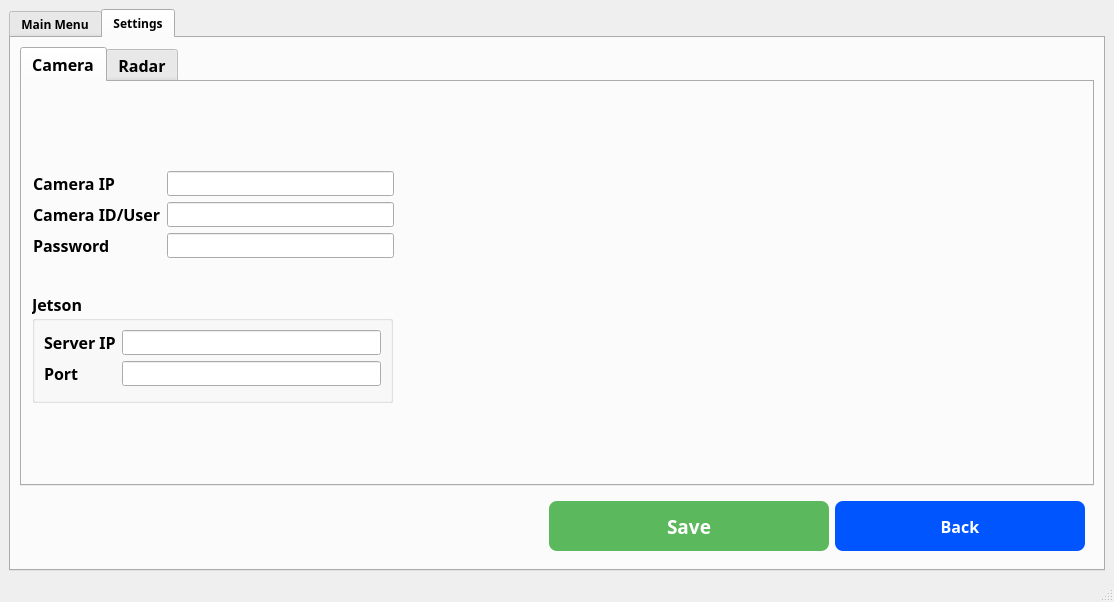
<?xml version="1.0" encoding="UTF-8"?>
<ui version="4.0">
 <class>MainWindow</class>
 <widget class="QMainWindow" name="MainWindow">
  <property name="geometry">
   <rect>
    <x>0</x>
    <y>0</y>
    <width>1114</width>
    <height>602</height>
   </rect>
  </property>
  <property name="sizePolicy">
   <sizepolicy hsizetype="Fixed" vsizetype="Fixed">
    <horstretch>0</horstretch>
    <verstretch>0</verstretch>
   </sizepolicy>
  </property>
  <property name="windowTitle">
   <string>RailwayMMI</string>
  </property>
  <widget class="QWidget" name="centralwidget">
   <property name="font">
    <font>
     <family>Nirmala UI Semilight</family>
    </font>
   </property>
   <layout class="QVBoxLayout" name="verticalLayout">
    <item>
     <widget class="QTabWidget" name="tabWidget">
      <property name="font">
       <font>
        <family>Nirmala UI Semilight</family>
        <bold>true</bold>
       </font>
      </property>
      <property name="styleSheet">
       <string notr="true">        QTabWidget::tab-bar {
            alignment: center;
        }</string>
      </property>
      <property name="currentIndex">
       <number>1</number>
      </property>
      <widget class="QWidget" name="MainMenu">
       <property name="font">
        <font>
         <family>Nirmala UI Semilight</family>
        </font>
       </property>
       <attribute name="title">
        <string>Main Menu</string>
       </attribute>
       <layout class="QVBoxLayout" name="verticalLayout_4">
        <item>
         <widget class="QLabel" name="MainLabel">
          <property name="sizePolicy">
           <sizepolicy hsizetype="Preferred" vsizetype="Fixed">
            <horstretch>0</horstretch>
            <verstretch>0</verstretch>
           </sizepolicy>
          </property>
          <property name="font">
           <font>
            <family>Nirmala UI Semilight</family>
            <pointsize>72</pointsize>
           </font>
          </property>
          <property name="text">
           <string>SAFERAIL</string>
          </property>
          <property name="alignment">
           <set>Qt::AlignmentFlag::AlignCenter</set>
          </property>
         </widget>
        </item>
        <item alignment="Qt::AlignmentFlag::AlignHCenter|Qt::AlignmentFlag::AlignVCenter">
         <widget class="QWidget" name="MainBtnBox" native="true">
          <property name="sizePolicy">
           <sizepolicy hsizetype="Expanding" vsizetype="Preferred">
            <horstretch>0</horstretch>
            <verstretch>0</verstretch>
           </sizepolicy>
          </property>
          <property name="minimumSize">
           <size>
            <width>1000</width>
            <height>250</height>
           </size>
          </property>
          <property name="maximumSize">
           <size>
            <width>1000</width>
            <height>1000</height>
           </size>
          </property>
          <layout class="QVBoxLayout" name="verticalLayout_3">
           <item alignment="Qt::AlignmentFlag::AlignHCenter">
            <widget class="QPushButton" name="BtnConnect">
             <property name="sizePolicy">
              <sizepolicy hsizetype="Fixed" vsizetype="Fixed">
               <horstretch>0</horstretch>
               <verstretch>0</verstretch>
              </sizepolicy>
             </property>
             <property name="minimumSize">
              <size>
               <width>280</width>
               <height>90</height>
              </size>
             </property>
             <property name="maximumSize">
              <size>
               <width>280</width>
               <height>90</height>
              </size>
             </property>
             <property name="font">
              <font>
               <family>Nirmala UI Semilight</family>
               <pointsize>16</pointsize>
               <bold>true</bold>
               <strikeout>false</strikeout>
              </font>
             </property>
             <property name="layoutDirection">
              <enum>Qt::LayoutDirection::LeftToRight</enum>
             </property>
             <property name="autoFillBackground">
              <bool>false</bool>
             </property>
             <property name="styleSheet">
              <string notr="true">     QPushButton {
         background-color: #5cb85c;
         color: white;
         font-weight: bold;
         border-radius: 8px;
     }
     QPushButton:hover {
         color: black;
     }</string>
             </property>
             <property name="text">
              <string>Connect</string>
             </property>
             <property name="icon">
              <iconset resource="Resources.qrc">
               <normaloff>:/Icons/connection.png</normaloff>:/Icons/connection.png</iconset>
             </property>
             <property name="iconSize">
              <size>
               <width>25</width>
               <height>25</height>
              </size>
             </property>
            </widget>
           </item>
           <item alignment="Qt::AlignmentFlag::AlignHCenter">
            <widget class="QPushButton" name="BtnDevmode">
             <property name="sizePolicy">
              <sizepolicy hsizetype="Fixed" vsizetype="Fixed">
               <horstretch>0</horstretch>
               <verstretch>0</verstretch>
              </sizepolicy>
             </property>
             <property name="minimumSize">
              <size>
               <width>280</width>
               <height>90</height>
              </size>
             </property>
             <property name="maximumSize">
              <size>
               <width>280</width>
               <height>90</height>
              </size>
             </property>
             <property name="font">
              <font>
               <family>Nirmala UI Semilight</family>
               <pointsize>16</pointsize>
               <bold>true</bold>
               <strikeout>false</strikeout>
              </font>
             </property>
             <property name="layoutDirection">
              <enum>Qt::LayoutDirection::LeftToRight</enum>
             </property>
             <property name="autoFillBackground">
              <bool>false</bool>
             </property>
             <property name="styleSheet">
              <string notr="true">     QPushButton {
         background-color: #6F42C1;
         color: white;
         font-weight: bold;
         border-radius: 8px;
     }
     QPushButton:hover {
         color: black;
     }</string>
             </property>
             <property name="text">
              <string>Dev Mode</string>
             </property>
             <property name="icon">
              <iconset resource="Resources.qrc">
               <normaloff>:/Icons/dev.png</normaloff>:/Icons/dev.png</iconset>
             </property>
             <property name="iconSize">
              <size>
               <width>25</width>
               <height>25</height>
              </size>
             </property>
             <property name="checkable">
              <bool>false</bool>
             </property>
             <property name="autoRepeat">
              <bool>false</bool>
             </property>
            </widget>
           </item>
           <item alignment="Qt::AlignmentFlag::AlignHCenter">
            <widget class="QPushButton" name="BtnSettings">
             <property name="sizePolicy">
              <sizepolicy hsizetype="Fixed" vsizetype="Fixed">
               <horstretch>0</horstretch>
               <verstretch>0</verstretch>
              </sizepolicy>
             </property>
             <property name="minimumSize">
              <size>
               <width>250</width>
               <height>80</height>
              </size>
             </property>
             <property name="maximumSize">
              <size>
               <width>250</width>
               <height>80</height>
              </size>
             </property>
             <property name="font">
              <font>
               <family>Nirmala UI Semilight</family>
               <pointsize>14</pointsize>
               <bold>true</bold>
              </font>
             </property>
             <property name="styleSheet">
              <string notr="true">     QPushButton {
         background-color: #0055ff;
         color: white;
         font-weight: bold;
         border-radius: 8px;
     }
     QPushButton:hover {
         color: black;
     }</string>
             </property>
             <property name="text">
              <string>Settings</string>
             </property>
             <property name="icon">
              <iconset resource="Resources.qrc">
               <normaloff>:/Icons/gear.png</normaloff>:/Icons/gear.png</iconset>
             </property>
             <property name="iconSize">
              <size>
               <width>25</width>
               <height>25</height>
              </size>
             </property>
            </widget>
           </item>
          </layout>
         </widget>
        </item>
       </layout>
      </widget>
      <widget class="QWidget" name="SettingTab">
       <property name="font">
        <font>
         <family>Nirmala UI Semilight</family>
        </font>
       </property>
       <property name="styleSheet">
        <string notr="true">        QTabWidget::tab-bar {
            alignment: left;
        }</string>
       </property>
       <attribute name="title">
        <string>Settings</string>
       </attribute>
       <layout class="QVBoxLayout" name="verticalLayout_2">
        <item>
         <widget class="QTabWidget" name="SettingsTabWidget">
          <property name="sizePolicy">
           <sizepolicy hsizetype="Expanding" vsizetype="Expanding">
            <horstretch>0</horstretch>
            <verstretch>100</verstretch>
           </sizepolicy>
          </property>
          <property name="maximumSize">
           <size>
            <width>16777215</width>
            <height>16777215</height>
           </size>
          </property>
          <property name="font">
           <font>
            <family>Nirmala UI Semilight</family>
            <pointsize>12</pointsize>
           </font>
          </property>
          <property name="focusPolicy">
           <enum>Qt::FocusPolicy::WheelFocus</enum>
          </property>
          <property name="currentIndex">
           <number>0</number>
          </property>
          <widget class="QWidget" name="CameraSetting">
           <property name="sizePolicy">
            <sizepolicy hsizetype="Preferred" vsizetype="Preferred">
             <horstretch>0</horstretch>
             <verstretch>0</verstretch>
            </sizepolicy>
           </property>
           <property name="maximumSize">
            <size>
             <width>16777215</width>
             <height>16777215</height>
            </size>
           </property>
           <attribute name="title">
            <string>Camera</string>
           </attribute>
           <widget class="QWidget" name="layoutWidget">
            <property name="geometry">
             <rect>
              <x>11</x>
              <y>89</y>
              <width>361</width>
              <height>111</height>
             </rect>
            </property>
            <layout class="QFormLayout" name="formLayout">
             <item row="0" column="0">
              <widget class="QLabel" name="CIpLabel">
               <property name="font">
                <font>
                 <family>Nirmala UI Semilight</family>
                </font>
               </property>
               <property name="text">
                <string>Camera IP</string>
               </property>
              </widget>
             </item>
             <item row="0" column="1">
              <widget class="QLineEdit" name="CameraIp">
               <property name="maximumSize">
                <size>
                 <width>16777215</width>
                 <height>16777215</height>
                </size>
               </property>
               <property name="font">
                <font>
                 <family>Nirmala UI Semilight</family>
                </font>
               </property>
               <property name="focusPolicy">
                <enum>Qt::FocusPolicy::StrongFocus</enum>
               </property>
               <property name="styleSheet">
                <string notr="true">QLineEdit:hover {
    border: 2px solid;
}</string>
               </property>
              </widget>
             </item>
             <item row="1" column="0">
              <widget class="QLabel" name="CIdLabel">
               <property name="font">
                <font>
                 <family>Nirmala UI Semilight</family>
                </font>
               </property>
               <property name="text">
                <string>Camera ID/User</string>
               </property>
              </widget>
             </item>
             <item row="1" column="1">
              <widget class="QLineEdit" name="CameraId">
               <property name="maximumSize">
                <size>
                 <width>16777215</width>
                 <height>16777215</height>
                </size>
               </property>
               <property name="font">
                <font>
                 <family>Nirmala UI Semilight</family>
                </font>
               </property>
               <property name="focusPolicy">
                <enum>Qt::FocusPolicy::StrongFocus</enum>
               </property>
               <property name="styleSheet">
                <string notr="true">QLineEdit:hover {
    border: 2px solid;
}</string>
               </property>
              </widget>
             </item>
             <item row="2" column="0">
              <widget class="QLabel" name="CPassLabel">
               <property name="font">
                <font>
                 <family>Nirmala UI Semilight</family>
                </font>
               </property>
               <property name="text">
                <string>Password</string>
               </property>
              </widget>
             </item>
             <item row="2" column="1">
              <widget class="QLineEdit" name="CameraPass">
               <property name="maximumSize">
                <size>
                 <width>16777215</width>
                 <height>16777215</height>
                </size>
               </property>
               <property name="font">
                <font>
                 <family>Nirmala UI Semilight</family>
                </font>
               </property>
               <property name="focusPolicy">
                <enum>Qt::FocusPolicy::StrongFocus</enum>
               </property>
               <property name="styleSheet">
                <string notr="true">QLineEdit:hover {
    border: 2px solid;
}</string>
               </property>
               <property name="echoMode">
                <enum>QLineEdit::EchoMode::Normal</enum>
               </property>
              </widget>
             </item>
            </layout>
           </widget>
           <widget class="QGroupBox" name="groupBox">
            <property name="geometry">
             <rect>
              <x>10</x>
              <y>210</y>
              <width>361</width>
              <height>111</height>
             </rect>
            </property>
            <property name="title">
             <string>Jetson</string>
            </property>
            <layout class="QFormLayout" name="formLayout_2">
             <item row="0" column="0">
              <widget class="QLabel" name="JSIpLabel">
               <property name="font">
                <font>
                 <family>Nirmala UI Semilight</family>
                </font>
               </property>
               <property name="text">
                <string>Server IP</string>
               </property>
              </widget>
             </item>
             <item row="0" column="1">
              <widget class="QLineEdit" name="JetsonIp">
               <property name="sizePolicy">
                <sizepolicy hsizetype="Expanding" vsizetype="Fixed">
                 <horstretch>0</horstretch>
                 <verstretch>0</verstretch>
                </sizepolicy>
               </property>
               <property name="maximumSize">
                <size>
                 <width>16777215</width>
                 <height>16777215</height>
                </size>
               </property>
               <property name="font">
                <font>
                 <family>Nirmala UI Semilight</family>
                </font>
               </property>
               <property name="focusPolicy">
                <enum>Qt::FocusPolicy::StrongFocus</enum>
               </property>
               <property name="styleSheet">
                <string notr="true">QLineEdit:hover {
    border: 2px solid;
}</string>
               </property>
              </widget>
             </item>
             <item row="1" column="0">
              <widget class="QLabel" name="JSPortLabel">
               <property name="font">
                <font>
                 <family>Nirmala UI Semilight</family>
                </font>
               </property>
               <property name="text">
                <string>Port</string>
               </property>
              </widget>
             </item>
             <item row="1" column="1">
              <widget class="QLineEdit" name="JetsonPort">
               <property name="maximumSize">
                <size>
                 <width>16777215</width>
                 <height>16777215</height>
                </size>
               </property>
               <property name="font">
                <font>
                 <family>Nirmala UI Semilight</family>
                </font>
               </property>
               <property name="focusPolicy">
                <enum>Qt::FocusPolicy::StrongFocus</enum>
               </property>
               <property name="styleSheet">
                <string notr="true">QLineEdit:hover {
    border: 2px solid;
}</string>
               </property>
               <property name="inputMask">
                <string/>
               </property>
               <property name="maxLength">
                <number>32767</number>
               </property>
              </widget>
             </item>
            </layout>
           </widget>
          </widget>
          <widget class="QWidget" name="RadarSetting">
           <attribute name="title">
            <string>Radar</string>
           </attribute>
           <widget class="QLabel" name="VelocityLabel">
            <property name="geometry">
             <rect>
              <x>60</x>
              <y>260</y>
              <width>91</width>
              <height>31</height>
             </rect>
            </property>
            <property name="font">
             <font>
              <family>Nirmala UI Semilight</family>
             </font>
            </property>
            <property name="text">
             <string>Velocity, m/s</string>
            </property>
           </widget>
           <widget class="QLabel" name="AngleLabel">
            <property name="geometry">
             <rect>
              <x>60</x>
              <y>300</y>
              <width>91</width>
              <height>31</height>
             </rect>
            </property>
            <property name="font">
             <font>
              <family>Nirmala UI Semilight</family>
             </font>
            </property>
            <property name="text">
             <string>Angle, deg</string>
            </property>
           </widget>
           <widget class="QDoubleSpinBox" name="AngleDS">
            <property name="geometry">
             <rect>
              <x>150</x>
              <y>300</y>
              <width>81</width>
              <height>29</height>
             </rect>
            </property>
            <property name="maximum">
             <double>9999.989999999999782</double>
            </property>
           </widget>
           <widget class="QComboBox" name="ProfileCBox">
            <property name="geometry">
             <rect>
              <x>70</x>
              <y>10</y>
              <width>101</width>
              <height>28</height>
             </rect>
            </property>
            <item>
             <property name="text">
              <string>Profile 1</string>
             </property>
            </item>
            <item>
             <property name="text">
              <string>Profile 2</string>
             </property>
            </item>
           </widget>
           <widget class="QLabel" name="ProfileLabel">
            <property name="geometry">
             <rect>
              <x>10</x>
              <y>10</y>
              <width>63</width>
              <height>31</height>
             </rect>
            </property>
            <property name="font">
             <font>
              <family>Nirmala UI Semilight</family>
             </font>
            </property>
            <property name="text">
             <string>Profiles:</string>
            </property>
           </widget>
           <widget class="QGroupBox" name="RangeGBox">
            <property name="geometry">
             <rect>
              <x>30</x>
              <y>50</y>
              <width>271</width>
              <height>191</height>
             </rect>
            </property>
            <property name="title">
             <string>Range, m</string>
            </property>
            <widget class="QLabel" name="MiniLabel">
             <property name="geometry">
              <rect>
               <x>30</x>
               <y>30</y>
               <width>71</width>
               <height>31</height>
              </rect>
             </property>
             <property name="font">
              <font>
               <family>Nirmala UI Semilight</family>
              </font>
             </property>
             <property name="text">
              <string>Minimum</string>
             </property>
            </widget>
            <widget class="QLabel" name="UnamLabel">
             <property name="geometry">
              <rect>
               <x>30</x>
               <y>80</y>
               <width>101</width>
               <height>31</height>
              </rect>
             </property>
             <property name="font">
              <font>
               <family>Nirmala UI Semilight</family>
              </font>
             </property>
             <property name="text">
              <string>Unambiguous</string>
             </property>
            </widget>
            <widget class="QDoubleSpinBox" name="MiniRangeDS">
             <property name="geometry">
              <rect>
               <x>140</x>
               <y>30</y>
               <width>81</width>
               <height>29</height>
              </rect>
             </property>
             <property name="maximum">
              <double>9999.989999999999782</double>
             </property>
            </widget>
            <widget class="QDoubleSpinBox" name="UnamRangeDS">
             <property name="geometry">
              <rect>
               <x>140</x>
               <y>80</y>
               <width>81</width>
               <height>29</height>
              </rect>
             </property>
             <property name="buttonSymbols">
              <enum>QAbstractSpinBox::ButtonSymbols::UpDownArrows</enum>
             </property>
             <property name="maximum">
              <double>9999.989999999999782</double>
             </property>
            </widget>
            <widget class="QLabel" name="MaxLabel">
             <property name="geometry">
              <rect>
               <x>30</x>
               <y>130</y>
               <width>71</width>
               <height>31</height>
              </rect>
             </property>
             <property name="font">
              <font>
               <family>Nirmala UI Semilight</family>
              </font>
             </property>
             <property name="text">
              <string>Maximum</string>
             </property>
            </widget>
            <widget class="QDoubleSpinBox" name="MaxRangeDS">
             <property name="geometry">
              <rect>
               <x>140</x>
               <y>130</y>
               <width>81</width>
               <height>29</height>
              </rect>
             </property>
             <property name="maximum">
              <double>9999.989999999999782</double>
             </property>
            </widget>
           </widget>
           <widget class="QDoubleSpinBox" name="VelocityDS">
            <property name="geometry">
             <rect>
              <x>150</x>
              <y>260</y>
              <width>81</width>
              <height>29</height>
             </rect>
            </property>
            <property name="maximum">
             <double>9999.989999999999782</double>
            </property>
           </widget>
           <widget class="QGroupBox" name="groupBox_2">
            <property name="geometry">
             <rect>
              <x>320</x>
              <y>60</y>
              <width>221</width>
              <height>111</height>
             </rect>
            </property>
            <property name="title">
             <string>Radar Server </string>
            </property>
            <layout class="QFormLayout" name="formLayout_3">
             <item row="0" column="0">
              <widget class="QLabel" name="RSIpLabel">
               <property name="font">
                <font>
                 <family>Nirmala UI Semilight</family>
                </font>
               </property>
               <property name="text">
                <string>IP</string>
               </property>
              </widget>
             </item>
             <item row="0" column="1">
              <widget class="QLineEdit" name="RadarIP">
               <property name="sizePolicy">
                <sizepolicy hsizetype="Expanding" vsizetype="Fixed">
                 <horstretch>0</horstretch>
                 <verstretch>0</verstretch>
                </sizepolicy>
               </property>
               <property name="maximumSize">
                <size>
                 <width>16777215</width>
                 <height>16777215</height>
                </size>
               </property>
               <property name="font">
                <font>
                 <family>Nirmala UI Semilight</family>
                </font>
               </property>
               <property name="focusPolicy">
                <enum>Qt::FocusPolicy::StrongFocus</enum>
               </property>
               <property name="styleSheet">
                <string notr="true">QLineEdit:hover {
    border: 2px solid;
}</string>
               </property>
              </widget>
             </item>
             <item row="1" column="0">
              <widget class="QLabel" name="RSPortLabel">
               <property name="font">
                <font>
                 <family>Nirmala UI Semilight</family>
                </font>
               </property>
               <property name="text">
                <string>Port</string>
               </property>
              </widget>
             </item>
             <item row="1" column="1">
              <widget class="QLineEdit" name="RadarPort">
               <property name="maximumSize">
                <size>
                 <width>16777215</width>
                 <height>16777215</height>
                </size>
               </property>
               <property name="font">
                <font>
                 <family>Nirmala UI Semilight</family>
                </font>
               </property>
               <property name="focusPolicy">
                <enum>Qt::FocusPolicy::StrongFocus</enum>
               </property>
               <property name="styleSheet">
                <string notr="true">QLineEdit:hover {
    border: 2px solid;
}</string>
               </property>
               <property name="inputMask">
                <string/>
               </property>
               <property name="maxLength">
                <number>32767</number>
               </property>
              </widget>
             </item>
            </layout>
           </widget>
          </widget>
         </widget>
        </item>
        <item>
         <widget class="QWidget" name="ButtonBox" native="true">
          <property name="sizePolicy">
           <sizepolicy hsizetype="Preferred" vsizetype="Preferred">
            <horstretch>0</horstretch>
            <verstretch>8</verstretch>
           </sizepolicy>
          </property>
          <layout class="QHBoxLayout" name="horizontalLayout">
           <item>
            <spacer name="horizontalSpacer">
             <property name="orientation">
              <enum>Qt::Orientation::Horizontal</enum>
             </property>
             <property name="sizeHint" stdset="0">
              <size>
               <width>40</width>
               <height>20</height>
              </size>
             </property>
            </spacer>
           </item>
           <item>
            <widget class="QPushButton" name="BtnSave">
             <property name="sizePolicy">
              <sizepolicy hsizetype="Fixed" vsizetype="Fixed">
               <horstretch>0</horstretch>
               <verstretch>0</verstretch>
              </sizepolicy>
             </property>
             <property name="minimumSize">
              <size>
               <width>280</width>
               <height>50</height>
              </size>
             </property>
             <property name="maximumSize">
              <size>
               <width>280</width>
               <height>90</height>
              </size>
             </property>
             <property name="font">
              <font>
               <family>Nirmala UI Semilight</family>
               <pointsize>14</pointsize>
               <bold>true</bold>
               <strikeout>false</strikeout>
              </font>
             </property>
             <property name="layoutDirection">
              <enum>Qt::LayoutDirection::LeftToRight</enum>
             </property>
             <property name="autoFillBackground">
              <bool>false</bool>
             </property>
             <property name="styleSheet">
              <string notr="true">     QPushButton {
         background-color: rgb(99, 99, 99);
         color: lightgray;
         font-weight: bold;
         border-radius: 8px;
     }
	QPushButton:enabled{
	     background-color: #5cb85c;
         color: white;
         font-weight: bold;
         border-radius: 8px;
}
     QPushButton:hover {
         color: black;
     }</string>
             </property>
             <property name="text">
              <string>Save</string>
             </property>
             <property name="icon">
              <iconset theme="QIcon::ThemeIcon::DocumentSave"/>
             </property>
             <property name="iconSize">
              <size>
               <width>20</width>
               <height>20</height>
              </size>
             </property>
             <property name="flat">
              <bool>false</bool>
             </property>
            </widget>
           </item>
           <item>
            <widget class="QPushButton" name="BtnBack">
             <property name="sizePolicy">
              <sizepolicy hsizetype="Preferred" vsizetype="Preferred">
               <horstretch>0</horstretch>
               <verstretch>0</verstretch>
              </sizepolicy>
             </property>
             <property name="minimumSize">
              <size>
               <width>250</width>
               <height>50</height>
              </size>
             </property>
             <property name="maximumSize">
              <size>
               <width>250</width>
               <height>200</height>
              </size>
             </property>
             <property name="font">
              <font>
               <family>Nirmala UI Semilight</family>
               <pointsize>-1</pointsize>
               <bold>true</bold>
              </font>
             </property>
             <property name="styleSheet">
              <string notr="true">     QPushButton {
         background-color: #0055ff;
         color: white;
         font-size: 16px;
         font-weight: bold;
         border-radius: 8px;
     }
     QPushButton:hover {
         color: black;
     }</string>
             </property>
             <property name="text">
              <string>Back</string>
             </property>
             <property name="iconSize">
              <size>
               <width>20</width>
               <height>20</height>
              </size>
             </property>
             <property name="checkable">
              <bool>false</bool>
             </property>
            </widget>
           </item>
          </layout>
         </widget>
        </item>
       </layout>
      </widget>
     </widget>
    </item>
   </layout>
  </widget>
  <widget class="QStatusBar" name="statusBar"/>
 </widget>
 <resources>
  <include location="Resources.qrc"/>
 </resources>
 <connections/>
</ui>
